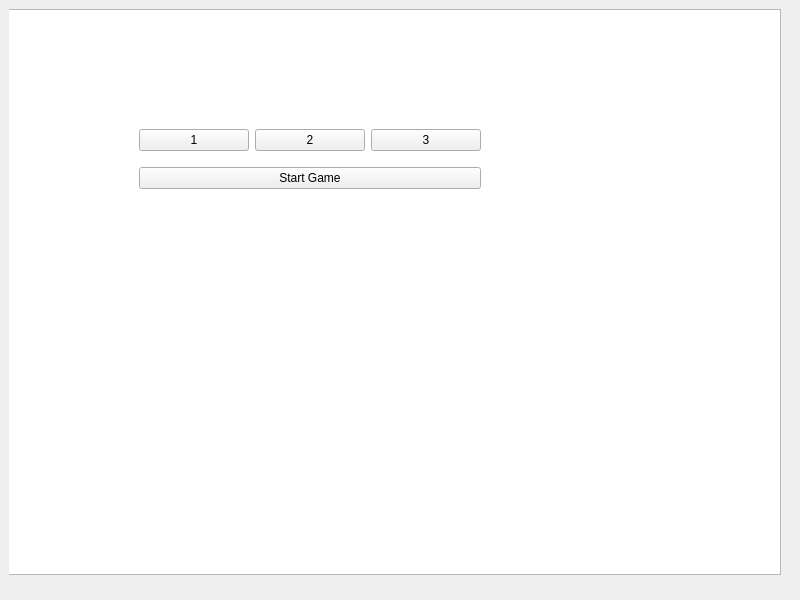
<?xml version="1.0" encoding="UTF-8"?>
<ui version="4.0">
 <class>PickMatchWindow</class>
 <widget class="QMainWindow" name="PickMatchWindow">
  <property name="geometry">
   <rect>
    <x>0</x>
    <y>0</y>
    <width>800</width>
    <height>600</height>
   </rect>
  </property>
  <property name="windowTitle">
   <string>New Map</string>
  </property>
  <widget class="QWidget" name="centralwidget">
   <layout class="QVBoxLayout" name="verticalLayout">
    <item>
     <widget class="QWidget" name="widget" native="true">
      <property name="enabled">
       <bool>true</bool>
      </property>
      <widget class="QGraphicsView" name="view">
       <property name="geometry">
        <rect>
         <x>-10</x>
         <y>0</y>
         <width>782</width>
         <height>566</height>
        </rect>
       </property>
       <property name="alignment">
        <set>Qt::AlignLeading|Qt::AlignLeft|Qt::AlignTop</set>
       </property>
      </widget>
      <widget class="QWidget" name="verticalLayoutWidget">
       <property name="geometry">
        <rect>
         <x>130</x>
         <y>110</y>
         <width>342</width>
         <height>80</height>
        </rect>
       </property>
       <layout class="QVBoxLayout" name="verticalLayout_2">
        <item>
         <layout class="QHBoxLayout" name="horizontalLayout">
          <item>
           <widget class="QPushButton" name="house_button_1">
            <property name="text">
             <string>1</string>
            </property>
           </widget>
          </item>
          <item>
           <widget class="QPushButton" name="house_button_2">
            <property name="text">
             <string>2</string>
            </property>
           </widget>
          </item>
          <item>
           <widget class="QPushButton" name="house_button_3">
            <property name="text">
             <string>3</string>
            </property>
           </widget>
          </item>
         </layout>
        </item>
        <item>
         <widget class="QPushButton" name="start_button">
          <property name="text">
           <string>Start Game</string>
          </property>
         </widget>
        </item>
       </layout>
      </widget>
     </widget>
    </item>
   </layout>
  </widget>
 </widget>
 <resources/>
 <connections/>
</ui>
